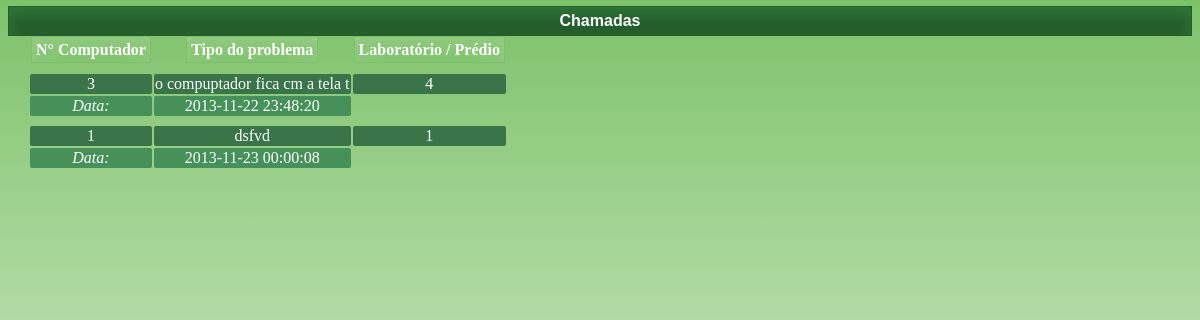
The app's page /user_chamadas.php (signed in) with its own data.
### tables this page shows
CREATE TABLE IF NOT EXISTS `info_problemas` (
  `cod_info_problemas` int(11) NOT NULL AUTO_INCREMENT,
  `cod_lab` int(11) NOT NULL,
  `computador` int(3) NOT NULL,
  `tipo` varchar(100) NOT NULL,
  `descricao` varchar(500) NOT NULL,
  `dt_informado` timestamp NOT NULL DEFAULT CURRENT_TIMESTAMP ON UPDATE CURRENT_TIMESTAMP,
  `status` varchar(10) NOT NULL,
  `cod_usuario` int(11) NOT NULL,
  `cod_manutencao` int(11) NOT NULL,
  PRIMARY KEY (`cod_info_problemas`),
  KEY `cod_usuario` (`cod_usuario`),
  KEY `cod_lab` (`cod_lab`),
  KEY `cod_manutencao` (`cod_manutencao`)
);

### user_chamadas.php (the view, shortened to what this page needs)
<?php
			if(isset($_SESSION['usuario_on'])){
             require("parte_topo.php");
?>
<div class="chamadas">
<?php
 echo'<br><h4 id="h4_solici">Chamadas</h4>';
    $user_cod = $_SESSION['usuario_on']['cod_usuario'];
    $pesquisa = mysql_query("SELECT *  FROM `info_problemas` WHERE `cod_usuario` = ".$user_cod."");
    if(mysql_num_rows($pesquisa) > 0){
        echo'<table><br><br>
<tr>
    <td><b>N° Computador   </b></td>
    <td><b>Tipo do problema    </b></td>
    <td><b>Laboratório / Prédio </b></td>
</tr>
<tr><td>
<tr><td>
<tr><td>
';
        while($var = mysql_fetch_array($pesquisa)){
        $cod_lab = $var[1];
        $computador = $var[2];
        $tipo = $var[3];
        $dt_informado = $var[5];
        echo'
<tr>
    <td class="td_info">'.$computador.'</td>
    <td class="td_info">'.$tipo.'</td>
    <td class="td_info">'.$cod_lab.'</td>
</tr>
<tr>
    <td class="td_data"><i>Data: </i></td>
    <td class="td_data">'.$dt_informado.'</td>
</tr>
<tr><td>
<tr><td>
            ';
    }
    echo'</table>';
    }else{
        echo'Nenhuma nova chamada feita por você';
    }
?>
</div>
<?php
}else{
    header("location:index.php");
}
?>

### css/02.css (style rules this page uses)
#h4_solici { margin-top: -20px; color: #fff; padding: 5px; box-shadow: inset 0px 8px 15px #2F7738; border: 1px solid #255C2D; background-color: #255C2D; }
h4 { color: #fff; }

### css/03.css (style rules this page uses)
.chamadas table { font-family: verdana; margin-left: 20px; margin-top: -55px; }
.td_data, .td_info { border-radius: 2px; padding: 3; }
.td_info { color:#fff; background-color: #397548; cursor: pointer; }
.td_data { background-color: #469159; }
.chamadas table b { background-color: #7DC269; padding: 4px; border: 1px solid #7dc269; box-shadow: inset 0px 8px 25px #96CE86; border-radius: 2px; }

### records on screen
info_problemas: computador "3", tipo "o compuptador fica cm a tela t", cod_lab "4", dt_informado "2013-11-22 23:48:20"
info_problemas: computador "1", tipo "dsfvd", cod_lab "1", dt_informado "2013-11-23 00:00:08"
